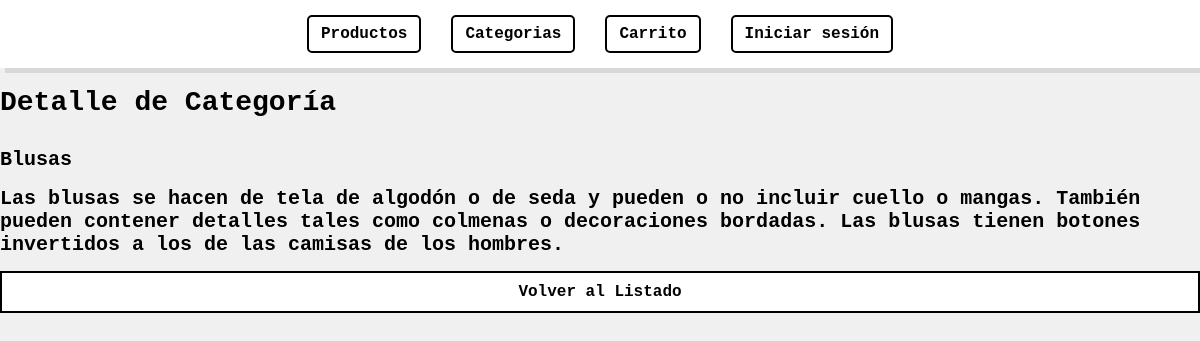
Page /inventario/categoria/1/ on the committed database.
### Inventario/models.py (models this page shows, shortened)
class Categoria(models.Model):
    nombre = models.CharField(max_length=100)
    descripcion = models.TextField(blank=True, null=True)

### Inventario/views.py (the view)
# urls.py: path('categoria/<int:pk>/', views.categoria_detalle, name='categoria_detalle'),
def categoria_detalle(request, pk):
    categoria = get_object_or_404(Categoria, pk=pk)
    return render(request, 'Inventario/categoria_detalle.html', {'categoria': categoria})

### Inventario/context_processors.py (called while the page is built)
def is_admin(request):
    if request.user.is_authenticated:
        return {
            'is_admin': request.user.groups.filter(name='Administradores').exists()
        }
    return {
        'is_admin': False
    }

### templates/Inventario/categoria_detalle.html (shortened to what this page needs)
{% load static %}
<!DOCTYPE html>
<html lang="es">
<head>
    <link rel="stylesheet" href="{% static 'css/home.css' %}">
</head>
<body>
    <nav>
        <a href="{% url 'producto_lista' %}">Productos</a>
        <a href="{% url 'categoria_lista' %}">Categorias</a>
        <a href="{% url 'ver_carrito' %}">Carrito</a>
        {% if user.is_authenticated %}
            {% if is_admin %}
                <a href="{% url 'producto_create' %}">Agregar Producto</a>
                <a href="{% url 'categoria_nueva' %}">Agregar Categoría</a>
            {% endif %}
            <a href="{% url 'logout' %}">Cerrar sesión</a>
        {% else %}
            <a href="{% url 'login' %}">Iniciar sesión</a>
        {% endif %}
    </nav>
    <h1>Detalle de Categoría</h1>
    <h2>{{ categoria.nombre }}</h2>
    <h2>{{ categoria.descripcion }}</h2>
    <a href="{% url 'categoria_lista' %}">Volver al Listado</a>
</body>
</html>

### static/css/home.css (style rules this page uses)
:root { --primary-color: #000000; --secondary-color: #333333; --text-color: #000000; --background-color: #f0f0f0; --box-shadow: 5px 5px 0px rgba(0, 0, 0, 0.1); --nav-bg-color: #ffffff; --nav-link-color: #000000; --nav-link-hover-bg-color: #000000; --nav-link-hover-color: #ffffff; }
body { font-family: 'Courier New', monospace; background-color: var(--background-color); margin: 0; color: var(--text-color); }
nav { background-color: var(--nav-bg-color); box-shadow: var(--box-shadow); padding: 15px 20px; display: flex; justify-content: center; align-items: center; }
nav a { color: var(--nav-link-color); text-decoration: none; margin: 0 15px; font-size: 16px; font-weight: 600; transition: background-color 0.3s ease, color 0.3s ease; padding: 8px 12px; border-radius: 5px; }
h1 { color: var(--primary-color); margin-bottom: 30px; font-size: 28px; font-weight: 700; }
h2 { color: var(--primary-color); font-size: 20px; font-weight: 700; margin-bottom: 15px; }
a, button { display: block; background-color: white; color: black; border: 2px solid black; padding: 10px 15px; margin: 10px 0; text-decoration: none; font-size: 16px; font-weight: 600; transition: background-color 0.3s ease, color 0.3s ease; cursor: pointer; text-align: center; }

### rows in the picture
Categoria: nombre "Blusas", descripcion "Las blusas se hacen de tela de algodón o de seda y pueden o no incluir cuello o mangas. También pueden contener detalles tales como colmenas o decoraciones bordadas. Las blusas tienen botones invertidos a los de las camisas de los hombres."
